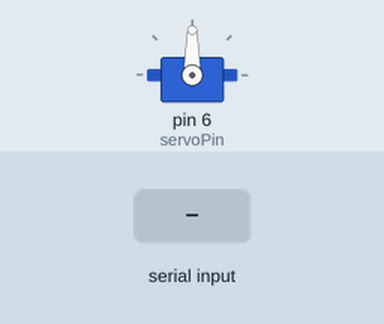
A sketch run on a simulated Arduino Uno, built with avr-gcc and run on an emulated ATmega328P. Parts: servo. Inputs (shaded band) come from the test bench. What the sketch prints to the serial monitor is not drawn.

Above: at 1.2 s.
1.3 s: "30,150\n" received over Serial
At 3.0 s:
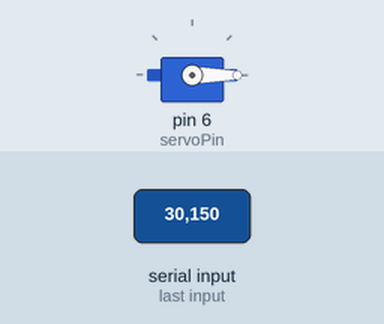
3.8 s: "90,45\n" received over Serial
At 4.1 s:
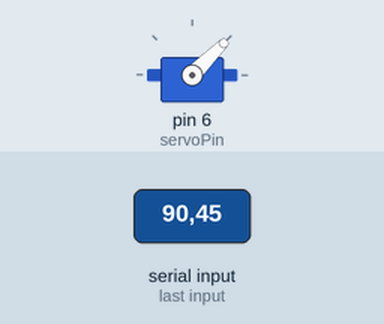
6.3 s: "200\n" received over Serial
At 7.1 s:
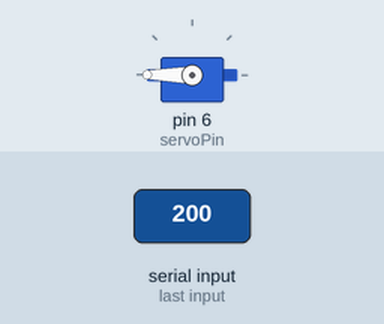
Timing chart, 0 to 9.3 s (numbered marks = the images above; inputs shaded):
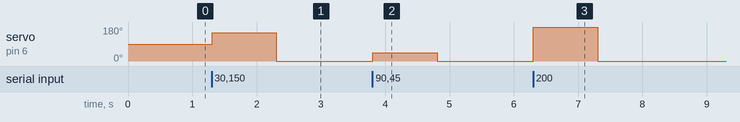

The sketch:

servo.ino
```cpp
#include <Servo.h>

const int servoPin = 6;

Servo servo;

void setup() {
  servo.attach(servoPin);
  Serial.begin(9600);
  Serial.println("ángulo en grados 10..170");
}

void loop() {
  if (Serial.available()) {
    int angulo = Serial.parseInt();
    servo.write(angulo);
  }
}
```

Measured:
- after the input at 1.3 s, servo on pin 6 (servoPin): 90° → 150° at once, → 0° 1.0 s later
- after the input at 3.8 s, servo on pin 6 (servoPin): 0° → 45° at once, → 0° 1.0 s later
- after the input at 6.3 s, servo on pin 6 (servoPin): 0° → 180° at once, → 0° 1.0 s later
